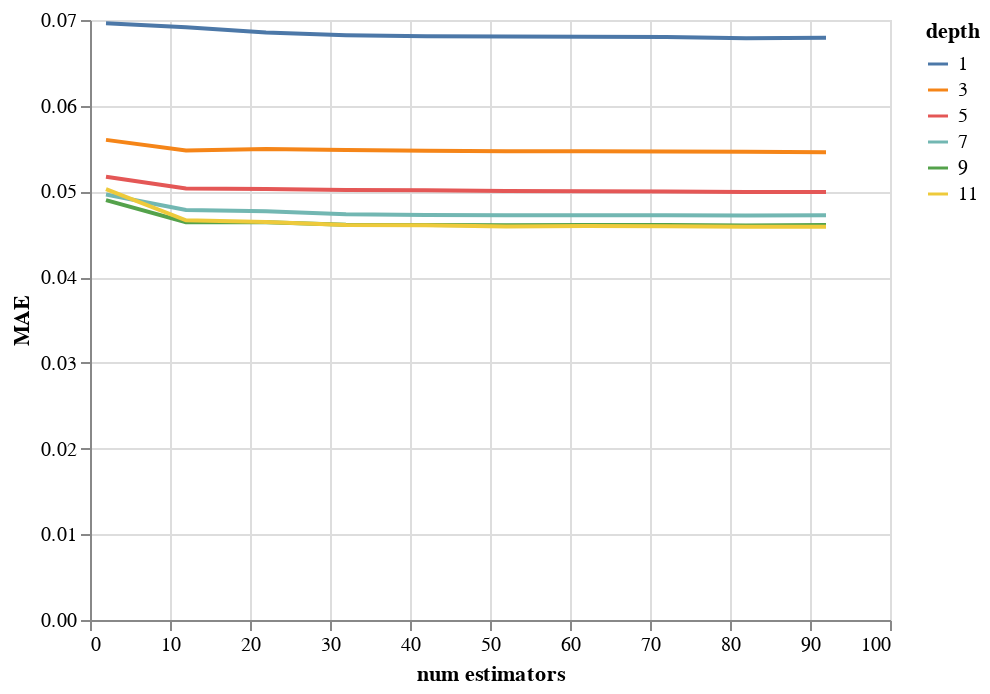

Notebook source saved alongside this figure:
### Code cell
import altair as alt
alt.data_transformers.disable_max_rows()

alt.Chart(results).mark_line().encode(
    x='num estimators',
    y='MAE',
    color='depth:N'
)

### Figure 1 — Vega-Lite specification as saved in the notebook (floating-point values rounded to 4 significant figures)
{"config": {"view": {"continuousWidth": 400, "continuousHeight": 300}}, "data": {"name": "data-d4e12ac965d0e225521f30ca8a169d70"}, "mark": "line", "encoding": {"color": {"type": "nominal", "field": "depth"}, "x": {"type": "quantitative", "field": "num estimators"}, "y": {"type": "quantitative", "field": "MAE"}}, "$schema": "https://vega.github.io/schema/vega-lite/v4.8.1.json", "datasets": {"data-d4e12ac965d0e225521f30ca8a169d70": [{"num estimators": 2, "depth": 1, "MAE": 0.06963}, {"num estimators": 12, "depth": 1, "MAE": 0.06916}, {"num estimators": 22, "depth": 1, "MAE": 0.06853}, {"num estimators": 32, "depth": 1, "MAE": 0.06823}, {"num estimators": 42, "depth": 1, "MAE": 0.06809}, {"num estimators": 52, "depth": 1, "MAE": 0.06807}, {"num estimators": 62, "depth": 1, "MAE": 0.06803}, {"num estimators": 72, "depth": 1, "MAE": 0.06803}, {"num estimators": 82, "depth": 1, "MAE": 0.06788}, {"num estimators": 92, "depth": 1, "MAE": 0.06791}, {"num estimators": 2, "depth": 3, "MAE": 0.05601}, {"num estimators": 12, "depth": 3, "MAE": 0.05478}, {"num estimators": 22, "depth": 3, "MAE": 0.05495}, {"num estimators": 32, "depth": 3, "MAE": 0.05483}, {"num estimators": 42, "depth": 3, "MAE": 0.05475}, {"num estimators": 52, "depth": 3, "MAE": 0.05468}, {"num estimators": 62, "depth": 3, "MAE": 0.05468}, {"num estimators": 72, "depth": 3, "MAE": 0.05467}, {"num estimators": 82, "depth": 3, "MAE": 0.05462}, {"num estimators": 92, "depth": 3, "MAE": 0.05458}, {"num estimators": 2, "depth": 5, "MAE": 0.05172}, {"num estimators": 12, "depth": 5, "MAE": 0.05035}, {"num estimators": 22, "depth": 5, "MAE": 0.05028}, {"num estimators": 32, "depth": 5, "MAE": 0.05017}, {"num estimators": 42, "depth": 5, "MAE": 0.05013}, {"num estimators": 52, "depth": 5, "MAE": 0.05004}, {"num estimators": 62, "depth": 5, "MAE": 0.05001}, {"num estimators": 72, "depth": 5, "MAE": 0.05001}, {"num estimators": 82, "depth": 5, "MAE": 0.04995}, {"num estimators": 92, "depth": 5, "MAE": 0.04992}, {"num estimators": 2, "depth": 7, "MAE": 0.04964}, {"num estimators": 12, "depth": 7, "MAE": 0.04783}, {"num estimators": 22, "depth": 7, "MAE": 0.04768}, {"num estimators": 32, "depth": 7, "MAE": 0.04735}, {"num estimators": 42, "depth": 7, "MAE": 0.04726}, {"num estimators": 52, "depth": 7, "MAE": 0.04722}, {"num estimators": 62, "depth": 7, "MAE": 0.04722}, {"num estimators": 72, "depth": 7, "MAE": 0.04723}, {"num estimators": 82, "depth": 7, "MAE": 0.04719}, {"num estimators": 92, "depth": 7, "MAE": 0.04721}, {"num estimators": 2, "depth": 9, "MAE": 0.04899}, {"num estimators": 12, "depth": 9, "MAE": 0.04641}, {"num estimators": 22, "depth": 9, "MAE": 0.04641}, {"num estimators": 32, "depth": 9, "MAE": 0.04611}, {"num estimators": 42, "depth": 9, "MAE": 0.0461}, {"num estimators": 52, "depth": 9, "MAE": 0.04605}, {"num estimators": 62, "depth": 9, "MAE": 0.04608}, {"num estimators": 72, "depth": 9, "MAE": 0.04607}, {"num estimators": 82, "depth": 9, "MAE": 0.04602}, {"num estimators": 92, "depth": 9, "MAE": 0.04607}, {"num estimators": 2, "depth": 11, "MAE": 0.05026}, {"num estimators": 12, "depth": 11, "MAE": 0.04664}, {"num estimators": 22, "depth": 11, "MAE": 0.04643}, {"num estimators": 32, "depth": 11, "MAE": 0.04609}, {"num estimators": 42, "depth": 11, "MAE": 0.04604}, {"num estimators": 52, "depth": 11, "MAE": 0.0459}, {"num estimators": 62, "depth": 11, "MAE": 0.04596}, {"num estimators": 72, "depth": 11, "MAE": 0.04594}, {"num estimators": 82, "depth": 11, "MAE": 0.04587}, {"num estimators": 92, "depth": 11, "MAE": 0.04587}]}}
